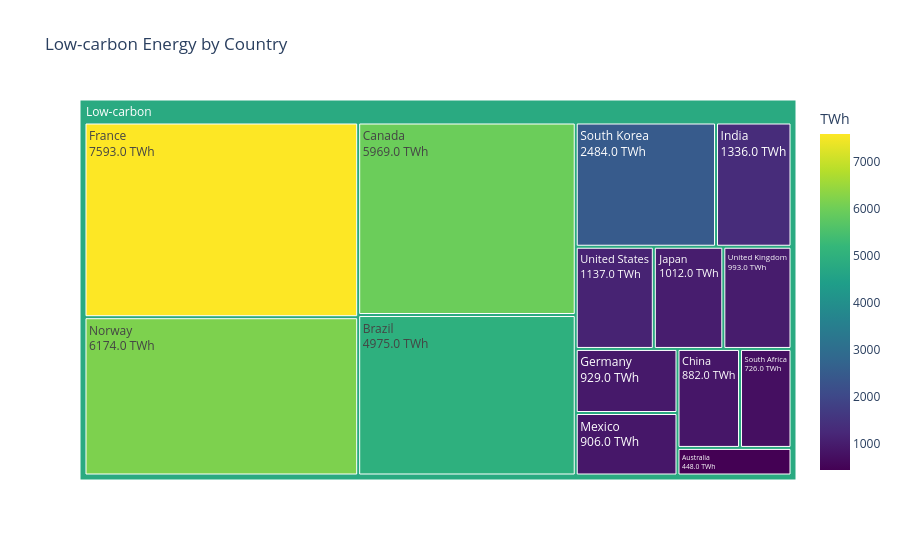
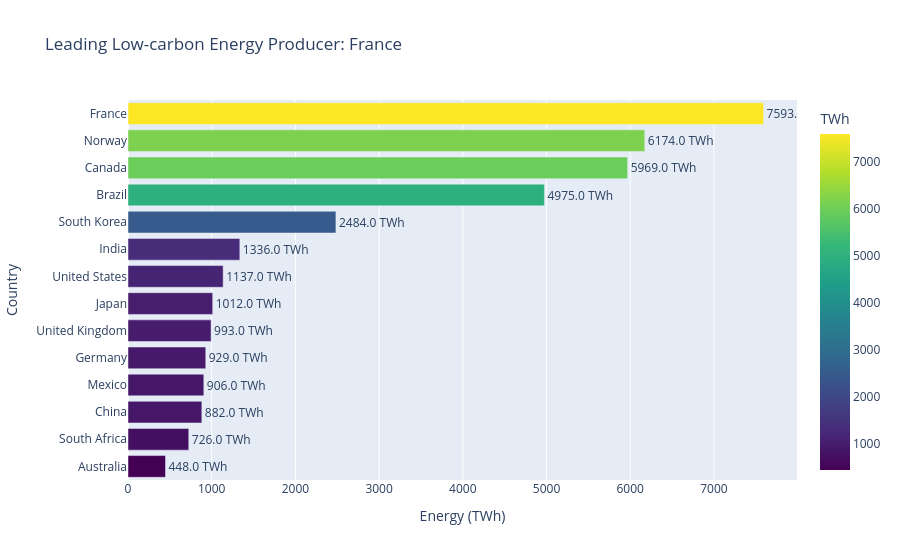

The code cell stored with these charts, in order, in its notebook:
### Markdown cell above
## Task 2 — Treemap vs bar: low-carbon energy by country

**What to build:** Build **both** a treemap and a horizontal bar chart showing total low-carbon TWh (Nuclear + Hydro) per country. Then answer the question in a markdown cell below.

**Requirements:**
- Filter to `Source_Type == 'Low-carbon'` and aggregate TWh by country
- Treemap: single-level `path=['All', 'Country']` with a dummy root node labelled `'Low-carbon'`
- Bar chart: sorted by TWh, horizontal orientation, CVD-safe colour
- Both charts show TWh values, not percentages
- Insight title on the bar chart naming the leading country

### Code cell
# Task 2 — charts
# YOUR CODE HERE

# Task 2

# Filter low-carbon energy
df_low = df.loc[df['Source_Type'] == 'Low-carbon'].copy()

# Aggregate TWh by country
low_country = (
    df_low.groupby('Country', as_index=False)['TWh']
    .sum()
    .sort_values('TWh', ascending=False)
)

# Add dummy root
low_country['All'] = 'Low-carbon'

# Treemap
fig2 = px.treemap(
    low_country,
    path=['All', 'Country'],
    values='TWh',
    color='TWh',
    color_continuous_scale='Viridis',
    title='Low-carbon Energy by Country'
)

fig2.update_traces(
    textinfo='label+value',
    texttemplate='%{label}<br>%{value:.1f} TWh'
)

fig2.show()

# Horizontal bar chart
fig3 = px.bar(
    low_country.sort_values('TWh', ascending=True),
    x='TWh',
    y='Country',
    orientation='h',
    color='TWh',
    color_continuous_scale='Viridis',
    text='TWh',
    title=f"Leading Low-carbon Energy Producer: {low_country.iloc[0]['Country']}"
)

fig3.update_traces(
    texttemplate='%{text:.1f} TWh',
    textposition='outside'
)

fig3.update_layout(
    xaxis_title='Energy (TWh)',
    yaxis_title='Country'
)

fig3.show()

### Figure 1 — Plotly figure (JSON) as saved in the notebook; plotly's stock layout.template omitted (floating-point values rounded to 4 significant figures)
{"data": [{"branchvalues": "total", "customdata": [[7593.0], [6174.0], [5969.0], [4975.0], [2484.0], [1336.0], [1137.0], [1012.0], [993.0], [929.0], [906.0], [882.0], [726.0], [448.0], [4797.0]], "domain": {"x": [0, 1], "y": [0, 1]}, "hovertemplate": "labels=%{label}<br>TWh_sum=%{value}<br>parent=%{parent}<br>id=%{id}<br>TWh=%{color}<extra></extra>", "ids": ["Low-carbon/France", "Low-carbon/Norway", "Low-carbon/Canada", "Low-carbon/Brazil", "Low-carbon/South Korea", "Low-carbon/India", "Low-carbon/United States", "Low-carbon/Japan", "Low-carbon/United Kingdom", "Low-carbon/Germany", "Low-carbon/Mexico", "Low-carbon/China", "Low-carbon/South Africa", "Low-carbon/Australia", "Low-carbon"], "labels": ["France", "Norway", "Canada", "Brazil", "South Korea", "India", "United States", "Japan", "United Kingdom", "Germany", "Mexico", "China", "South Africa", "Australia", "Low-carbon"], "marker": {"coloraxis": "coloraxis", "colors": [7593.0, 6174.0, 5969.0, 4975.0, 2484.0, 1336.0, 1137.0, 1012.0, 993.0, 929.0, 906.0, 882.0, 726.0, 448.0, 4797.0]}, "name": "", "parents": ["Low-carbon", "Low-carbon", "Low-carbon", "Low-carbon", "Low-carbon", "Low-carbon", "Low-carbon", "Low-carbon", "Low-carbon", "Low-carbon", "Low-carbon", "Low-carbon", "Low-carbon", "Low-carbon", ""], "textinfo": "label+value", "texttemplate": "%{label}<br>%{value:.1f} TWh", "type": "treemap", "values": [7593.0, 6174.0, 5969.0, 4975.0, 2484.0, 1336.0, 1137.0, 1012.0, 993.0, 929.0, 906.0, 882.0, 726.0, 448.0, 35560.0]}], "layout": {"coloraxis": {"autocolorscale": false, "colorbar": {"title": {"text": "TWh"}}, "colorscale": [[0, "#440154"], [0.1111, "#482878"], [0.2222, "#3e4989"], [0.3333, "#31688e"], [0.4444, "#26828e"], [0.5556, "#1f9e89"], [0.6667, "#35b779"], [0.7778, "#6ece58"], [0.8889, "#b5de2b"], [1, "#fde725"]]}, "legend": {"tracegroupgap": 0}, "title": {"text": "Low-carbon Energy by Country"}}}

### Figure 2 — Plotly figure (JSON) as saved in the notebook; plotly's stock layout.template omitted (floating-point values rounded to 4 significant figures)
{"data": [{"hovertemplate": "TWh=%{marker.color}<br>Country=%{y}<extra></extra>", "legendgroup": "", "marker": {"color": [448.0, 726.0, 882.0, 906.0, 929.0, 993.0, 1012.0, 1137.0, 1336.0, 2484.0, 4975.0, 5969.0, 6174.0, 7593.0], "coloraxis": "coloraxis", "pattern": {"shape": ""}}, "name": "", "orientation": "h", "showlegend": false, "text": [448.0, 726.0, 882.0, 906.0, 929.0, 993.0, 1012.0, 1137.0, 1336.0, 2484.0, 4975.0, 5969.0, 6174.0, 7593.0], "textposition": "outside", "texttemplate": "%{text:.1f} TWh", "type": "bar", "x": [448.0, 726.0, 882.0, 906.0, 929.0, 993.0, 1012.0, 1137.0, 1336.0, 2484.0, 4975.0, 5969.0, 6174.0, 7593.0], "xaxis": "x", "y": ["Australia", "South Africa", "China", "Mexico", "Germany", "United Kingdom", "Japan", "United States", "India", "South Korea", "Brazil", "Canada", "Norway", "France"], "yaxis": "y"}], "layout": {"barmode": "relative", "coloraxis": {"autocolorscale": false, "colorbar": {"title": {"text": "TWh"}}, "colorscale": [[0, "#440154"], [0.1111, "#482878"], [0.2222, "#3e4989"], [0.3333, "#31688e"], [0.4444, "#26828e"], [0.5556, "#1f9e89"], [0.6667, "#35b779"], [0.7778, "#6ece58"], [0.8889, "#b5de2b"], [1, "#fde725"]]}, "legend": {"tracegroupgap": 0}, "title": {"text": "Leading Low-carbon Energy Producer: France"}, "xaxis": {"anchor": "y", "domain": [0, 1], "title": {"text": "Energy (TWh)"}}, "yaxis": {"anchor": "x", "domain": [0, 1], "title": {"text": "Country"}}}}
